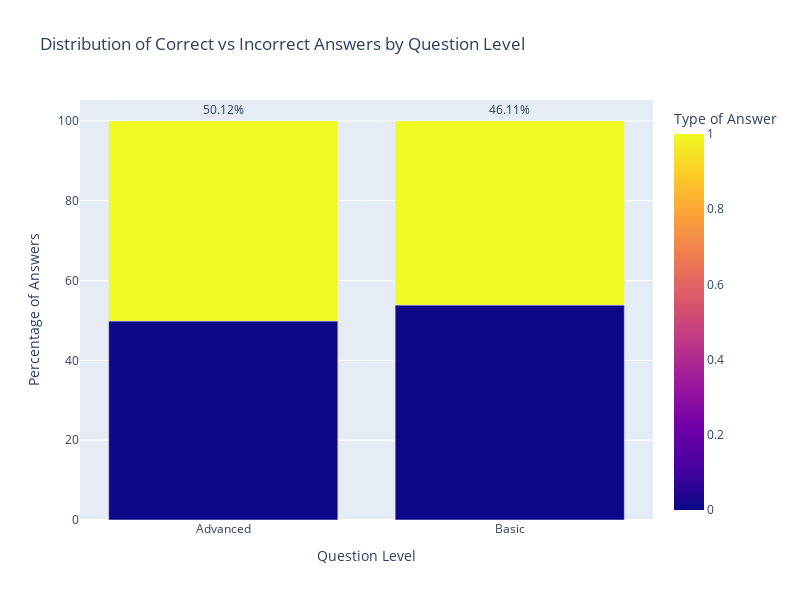

This figure's notebook cell:
### Code cell
fig = px.bar(
    level_distribution,
    x='Question Level',
    y='Percentage',
    color='Type of Answer',
    text='Percentage',
    title='Distribution of Correct vs Incorrect Answers by Question Level',
    labels={'Percentage': 'Percentage of Answers', 'Type of Answer': 'Type of Answer'},
    barmode='group',
    height=600,
    width=800
)

fig.update_traces(texttemplate='%{text:.2f}%', textposition='outside')

fig.update_layout(
    xaxis_title="Question Level",
    yaxis_title="Percentage of Answers",
    legend_title="Type of Answer",
)

fig.show()

### Figure 1 — Plotly figure (JSON) as saved in the notebook; plotly's stock layout.template omitted (floating-point values rounded to 4 significant figures)
{"data": [{"alignmentgroup": "True", "hovertemplate": "Question Level=%{x}<br>Percentage of Answers=%{text}<br>Type of Answer=%{marker.color}<extra></extra>", "legendgroup": "", "marker": {"color": [0, 1, 0, 1], "coloraxis": "coloraxis", "pattern": {"shape": ""}}, "name": "", "offsetgroup": "", "orientation": "v", "showlegend": false, "text": [49.88, 50.12, 53.89, 46.11], "textposition": "outside", "texttemplate": "%{text:.2f}%", "type": "bar", "x": ["Advanced", "Advanced", "Basic", "Basic"], "xaxis": "x", "y": [49.88, 50.12, 53.89, 46.11], "yaxis": "y"}], "layout": {"barmode": "group", "coloraxis": {"colorbar": {"title": {"text": "Type of Answer"}}, "colorscale": [[0, "#0d0887"], [0.1111, "#46039f"], [0.2222, "#7201a8"], [0.3333, "#9c179e"], [0.4444, "#bd3786"], [0.5556, "#d8576b"], [0.6667, "#ed7953"], [0.7778, "#fb9f3a"], [0.8889, "#fdca26"], [1, "#f0f921"]]}, "height": 600, "legend": {"title": {"text": "Type of Answer"}, "tracegroupgap": 0}, "title": {"text": "Distribution of Correct vs Incorrect Answers by Question Level"}, "width": 800, "xaxis": {"anchor": "y", "domain": [0, 1], "title": {"text": "Question Level"}}, "yaxis": {"anchor": "x", "domain": [0, 1], "title": {"text": "Percentage of Answers"}}}}
